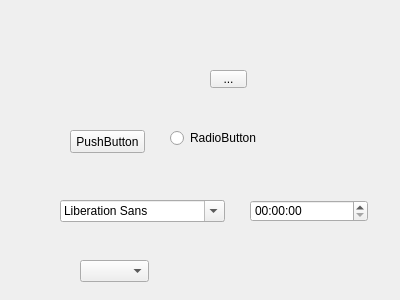
<?xml version="1.0" encoding="UTF-8"?>
<ui version="4.0">
 <class>Form</class>
 <widget class="QWidget" name="Form">
  <property name="geometry">
   <rect>
    <x>0</x>
    <y>0</y>
    <width>400</width>
    <height>300</height>
   </rect>
  </property>
  <property name="windowTitle">
   <string>Form</string>
  </property>
  <widget class="QPushButton" name="pushButton">
   <property name="geometry">
    <rect>
     <x>70</x>
     <y>130</y>
     <width>75</width>
     <height>23</height>
    </rect>
   </property>
   <property name="text">
    <string>PushButton</string>
   </property>
  </widget>
  <widget class="QFontComboBox" name="fontComboBox">
   <property name="geometry">
    <rect>
     <x>60</x>
     <y>200</y>
     <width>165</width>
     <height>22</height>
    </rect>
   </property>
  </widget>
  <widget class="QComboBox" name="comboBox">
   <property name="geometry">
    <rect>
     <x>80</x>
     <y>260</y>
     <width>69</width>
     <height>22</height>
    </rect>
   </property>
  </widget>
  <widget class="QTimeEdit" name="timeEdit">
   <property name="geometry">
    <rect>
     <x>250</x>
     <y>200</y>
     <width>118</width>
     <height>22</height>
    </rect>
   </property>
  </widget>
  <widget class="QRadioButton" name="radioButton">
   <property name="geometry">
    <rect>
     <x>170</x>
     <y>130</y>
     <width>89</width>
     <height>16</height>
    </rect>
   </property>
   <property name="text">
    <string>RadioButton</string>
   </property>
  </widget>
  <widget class="QToolButton" name="toolButton">
   <property name="geometry">
    <rect>
     <x>210</x>
     <y>70</y>
     <width>37</width>
     <height>18</height>
    </rect>
   </property>
   <property name="text">
    <string>...</string>
   </property>
  </widget>
 </widget>
 <resources/>
 <connections/>
</ui>
